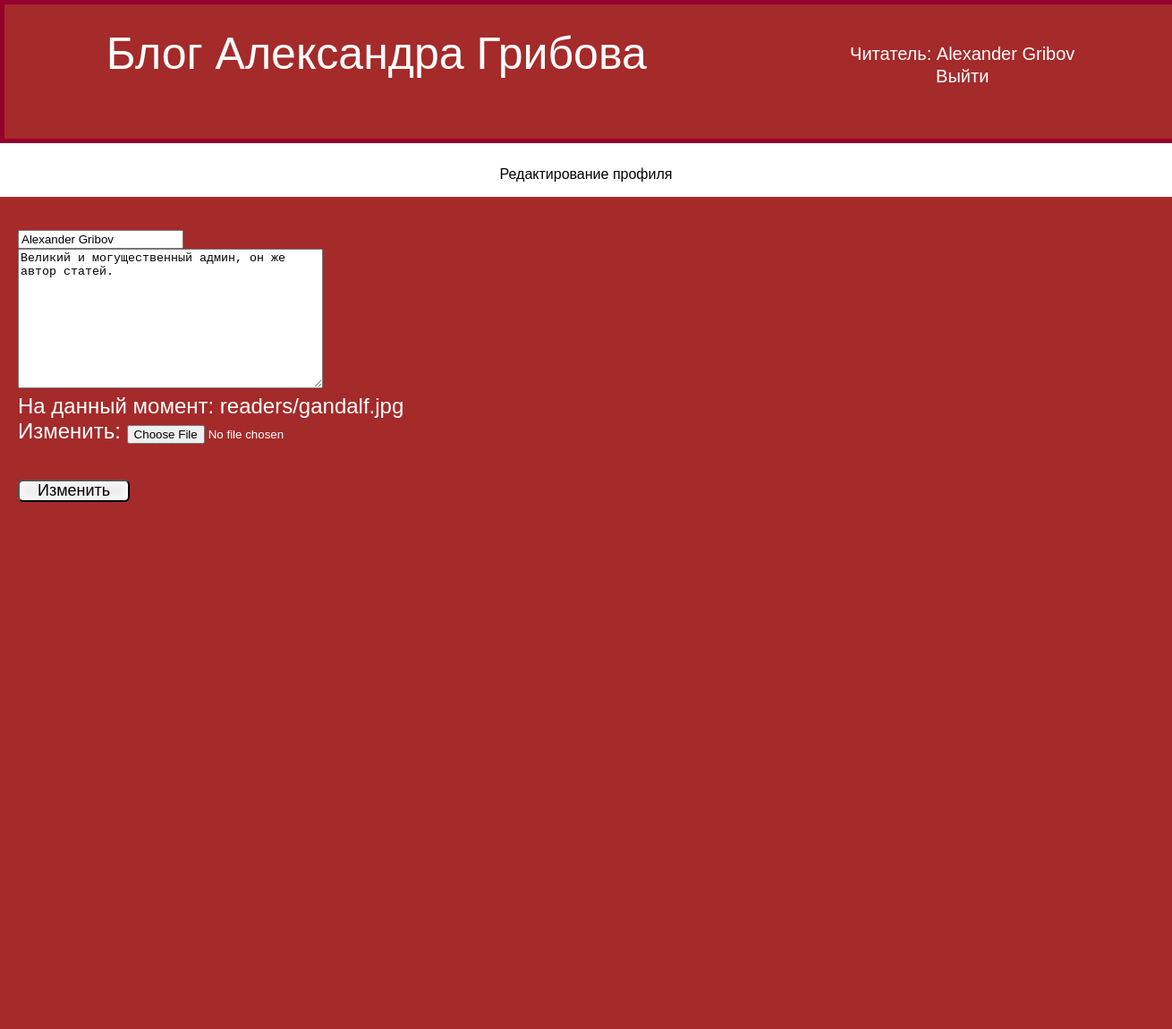
The page /edit_account/ (signed in) on the database its author committed.
### readers/models.py (models this page shows, shortened)
class Profile(models.Model):
    user = models.OneToOneField(User, on_delete=models.CASCADE, null=True, blank=True)
    name = models.CharField(max_length=200, null=True, blank=True)
    info = models.TextField(null=True, blank=True)
    profile_image = models.ImageField(upload_to='readers/', default='readers/default.png')
    created = models.DateTimeField(auto_now_add=True)

### readers/views.py (the view)
# urls.py: path('edit_account/', views.edit_account, name='edit_account'),
@login_required(login_url='login')
def edit_account(request):
    prof = request.user.profile
    form = ProfileForm(instance=prof)
    if request.method == 'POST':
        form = ProfileForm(request.POST, request.FILES, instance=prof)
        if form.is_valid():
            form.save()
            return redirect('account')
    context = {'form': form}
    return render(request, 'readers/profile_form.html', context)

### readers/forms.py
class ProfileForm(ModelForm):
    class Meta:
        model = Profile
        fields = ['name', 'info', 'profile_image']
    def __init__(self, *args, **kwargs):
        super().__init__(*args, **kwargs)
        for name, field in self.fields.items():
            field.widget.attrs.update({'class': 'input'})

### readers/templates/readers/profile_form.html (shortened to what this page needs)
{% extends 'articles/base.html' %}
{% load static %}
{% block content %}
<p class="element2 high">Редактирование профиля</p>
                <form class="register" method="POST" action="{% url 'edit_account' %}" enctype="multipart/form-data">
                    {% for field in form %}
                    <div>
                        {{ field }}
                    </div>
                    {% endfor %}
                    <input class="btn" type="submit" value="Изменить" />
                </form>
{% endblock %}

### articles/templates/articles/base.html (shortened to what this page needs)
<!DOCTYPE html>
{% load static %}
<html lang="en">
<head>
    <link rel="stylesheet" href="{% static 'css/style.css' %}">
</head>
<body>
<div class="head">
    <a href="{% url 'index' %}">Блог Александра Грибова</a>
    {% if request.user.is_authenticated %}
        <div class="menu">
            <div class="contref">Читатель: <a href="{% url 'account' %}">{{ user }}</a></div>
        <div class="contref"><a class="ref" href="{% url 'logout' %}" target="_blank">Выйти</a></div>
    </div>
    {% else %}
    <div class="menu">
        <div class="contref"><a class="ref" href="{% url 'register' %}" target="_blank">Регистрация</a>/
            <a class="ref" href="{% url 'login' %}" target="_blank">Вход</a></div>
        <div class="contref"><a class="ref" href="{% url 'contact' %}" target="_blank">Обратная связь</a></div>
    </div>
     {% endif %}
</div>
{% block content %}
{% endblock %}
</body>
</html>

### articles/static/css/style.css (style rules this page uses)
body { margin: 0; font-family: sans-serif; min-width: 1300px; }
.head { display: flex; justify-content: space-around; text-align: center; background: brown; color: white; font-size: 50px; position: fixed; top: 0; left: 0; width: 100%; height:150px; border: 5px solid #93002F; line-height:110px; }
.element2 { display: flex; flex-direction: column; align-items: center; }
.element2.high { padding-top: 170px; }
a { text-decoration: none; color: white; }
.menu { display: flex; flex-direction: column; font-size: 20px; }
.contref { height: 25px; }
.btn { padding: 0 20px; border-radius: 6px; box-shadow: inset 0 0 6px 2px #FFF; margin-top: 40px; font-size: 18px; cursor: pointer; margin-bottom: 10px; }
.register { padding-left: 20px; padding-top: 30px; background: brown; color: white; height: 900px; font-size: 24px; }

### rows shown on the page
Profile: form "Alexander Gribov" "Великий и могущественный админ, он же автор статей."

### other values the page prints
{{ user }} "Alexander Gribov"
